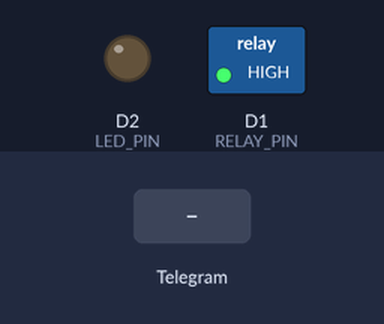
The sketch below on a simulated ESP8266 (NodeMCU). Shown: switched loads named in the sketch (green lamp = pin HIGH), output pins drawn as LEDs (lit = HIGH). Inputs (shaded band) come from the test bench. WiFi joins after 1.5 s; servers stay silent unless stated; what the sketch prints to the serial monitor is not drawn.

Above: at 3.3 s.
3.4 s: Telegram message "/on" received
At 5.0 s:
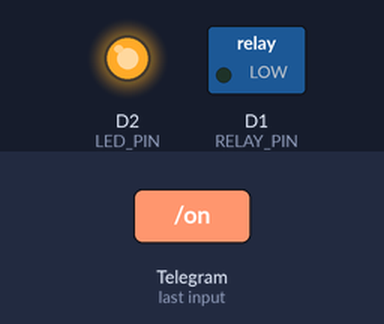
6.2 s: Telegram message "/off" received
At 8.3 s:
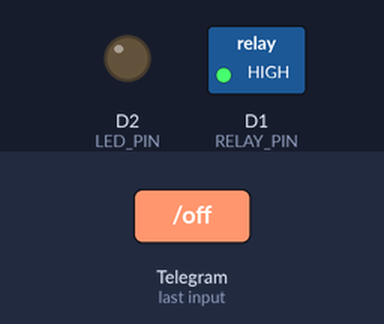
Timing chart, 0 to 9.8 s (numbered marks = the images above; inputs shaded):
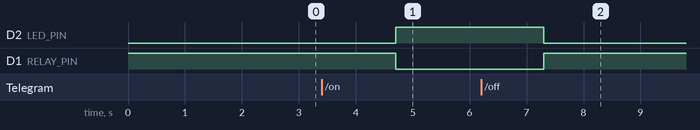

Measured:
- after the input at 3.4 s, D2 (LED_PIN): LOW → HIGH after 1.3 s; D1 (RELAY_PIN): HIGH → LOW after 1.3 s
- after the input at 6.2 s, D2 (LED_PIN): HIGH → LOW after 1.1 s; D1 (RELAY_PIN): LOW → HIGH after 1.1 s

The sketch:

telegram_bot.ino
```cpp
#include <ESP8266WiFi.h>
#include <WiFiClientSecure.h>
#include <UniversalTelegramBot.h>
#include <ArduinoJson.h>

#define WIFI_SSID     "Your_wifi"
#define WIFI_PASSWORD "password"
#define BOT_TOKEN     "Bot_token"
#define CHAT_ID       "chat_id"

#define RELAY_PIN D1
#define LED_PIN   D2

WiFiClientSecure client;
UniversalTelegramBot bot(BOT_TOKEN, client);

unsigned long lastTimeBotRan = 0;
const int botRequestDelay = 2000;
bool relayState = false;

void handleMessages(int numNewMessages) {
  for (int i = 0; i < numNewMessages; i++) {
    String chat_id = bot.messages[i].chat_id;
    String text    = bot.messages[i].text;

    if (chat_id != CHAT_ID) {
      bot.sendMessage(chat_id, "Unauthorized user!", "");
      continue;
    }

    if (text == "/on") {
      digitalWrite(RELAY_PIN, LOW);
      digitalWrite(LED_PIN, HIGH);   // ✅ HIGH = ON for LED
      relayState = true;
      bot.sendMessage(CHAT_ID, "✅ Light ON!", "");
      Serial.println("LED + Relay → ON");
    }
    else if (text == "/off") {
      digitalWrite(RELAY_PIN, HIGH);
      digitalWrite(LED_PIN, LOW);    // ✅ LOW = OFF for LED
      relayState = false;
      bot.sendMessage(CHAT_ID, "❌ Light OFF!", "");
      Serial.println("LED + Relay → OFF");
    }
    else if (text == "/status") {
      String status = relayState ? "💡 Light is ON" : "🌑 Light is OFF";
      bot.sendMessage(CHAT_ID, status, "");
    }
    else if (text == "/start") {
      String welcome = "👋 Hey Likhitha!!\n"
                       "I am your Home Bot 🤖\n\n"
                       "Commands:\n"
                       "/on → Turn Light ON\n"
                       "/off → Turn Light OFF\n"
                       "/status → Check status\n";
      bot.sendMessage(CHAT_ID, welcome, "");
    }
    else {
      bot.sendMessage(CHAT_ID, "❓ Unknown command! Send /start for help", "");
    }
  }
}

void setup() {
  Serial.begin(115200);
  pinMode(RELAY_PIN, OUTPUT);
  pinMode(LED_PIN, OUTPUT);
  digitalWrite(RELAY_PIN, HIGH);  // relay OFF at start
  digitalWrite(LED_PIN, LOW);     // LED OFF at start

  WiFi.begin(WIFI_SSID, WIFI_PASSWORD);
  Serial.print("Connecting to WiFi");
  while (WiFi.status() != WL_CONNECTED) {
    delay(500);
    Serial.print(".");
  }
  Serial.println("\nConnected! IP: " + WiFi.localIP().toString());

  client.setInsecure();

  // ✅ Clear old messages on startup
  int numNewMessages = bot.getUpdates(bot.last_message_received + 1);
  while (numNewMessages) {
    numNewMessages = bot.getUpdates(bot.last_message_received + 1);
  }

  bot.sendMessage(CHAT_ID, "🚀 Bot is Online! Send /start", "");
  Serial.println("Bot ready!");
}

void loop() {
  if (millis() - lastTimeBotRan > botRequestDelay) {
    int numNewMessages = bot.getUpdates(bot.last_message_received + 1);
    if (numNewMessages) {
      handleMessages(numNewMessages);
    }
    lastTimeBotRan = millis();
  }
}
```
